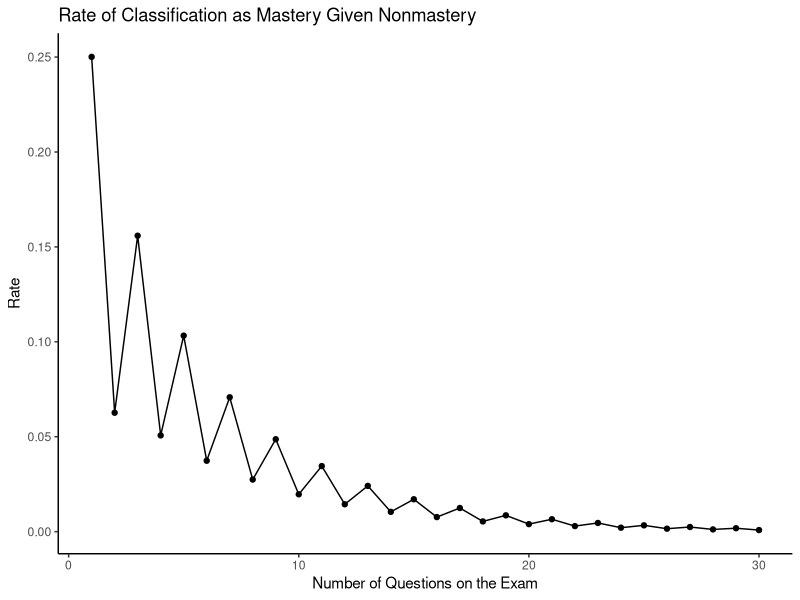
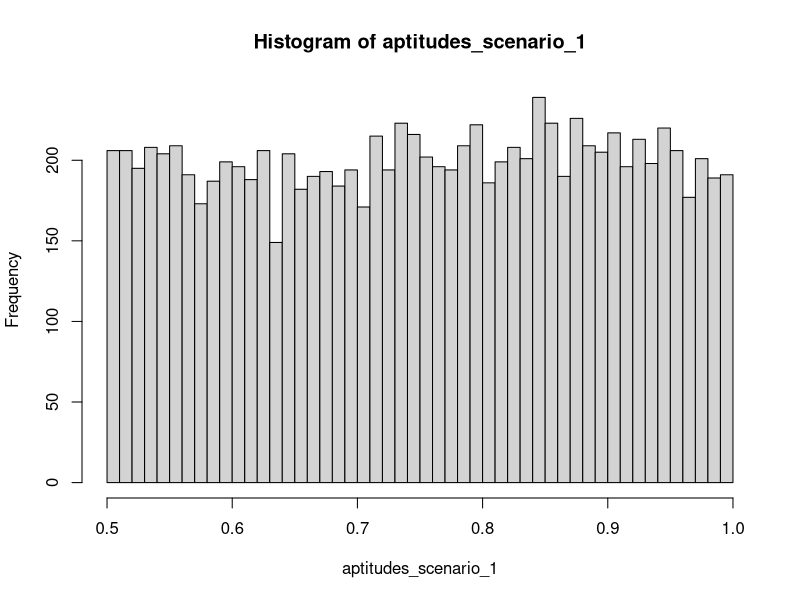
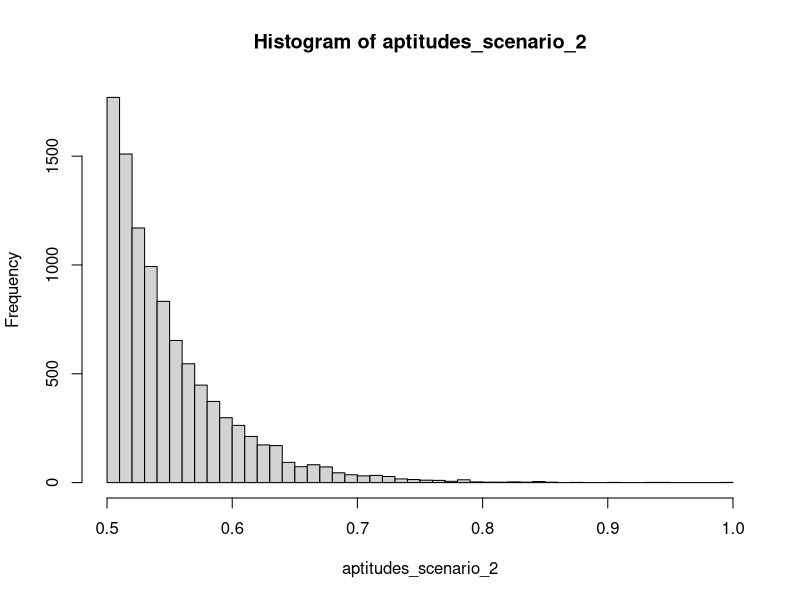
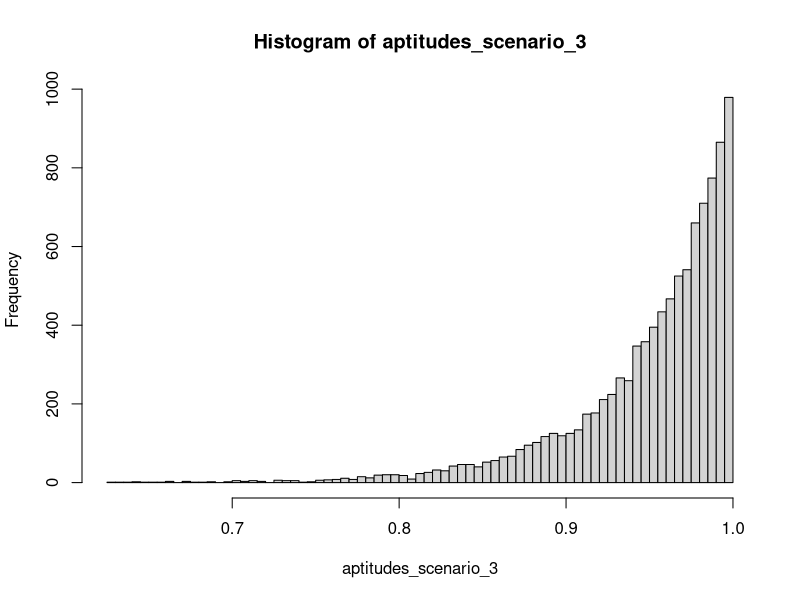
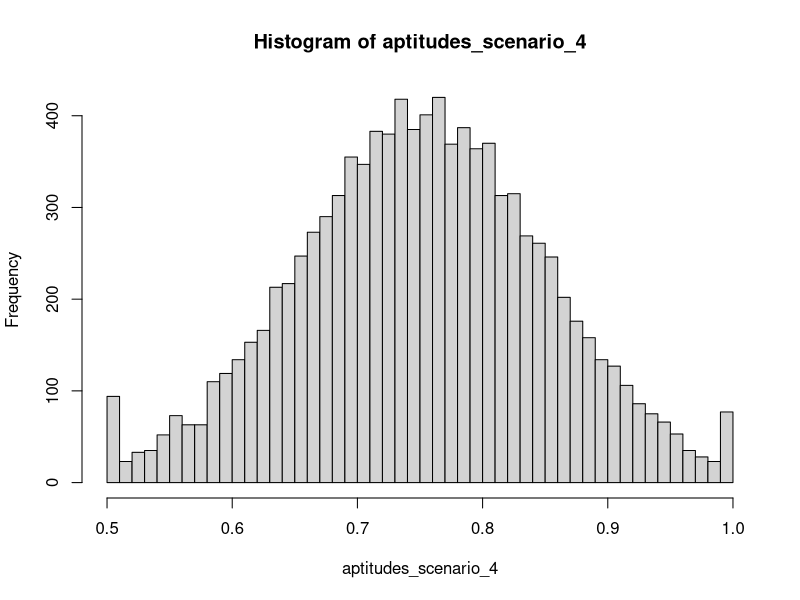
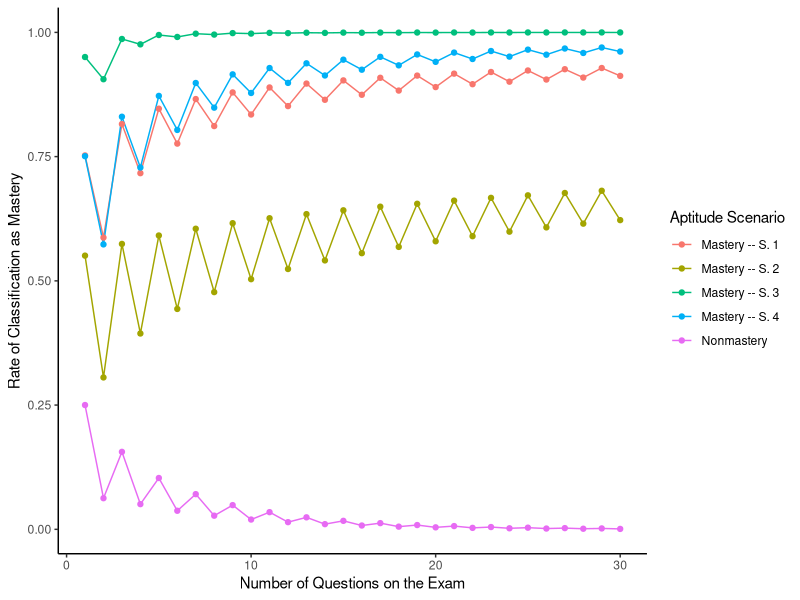
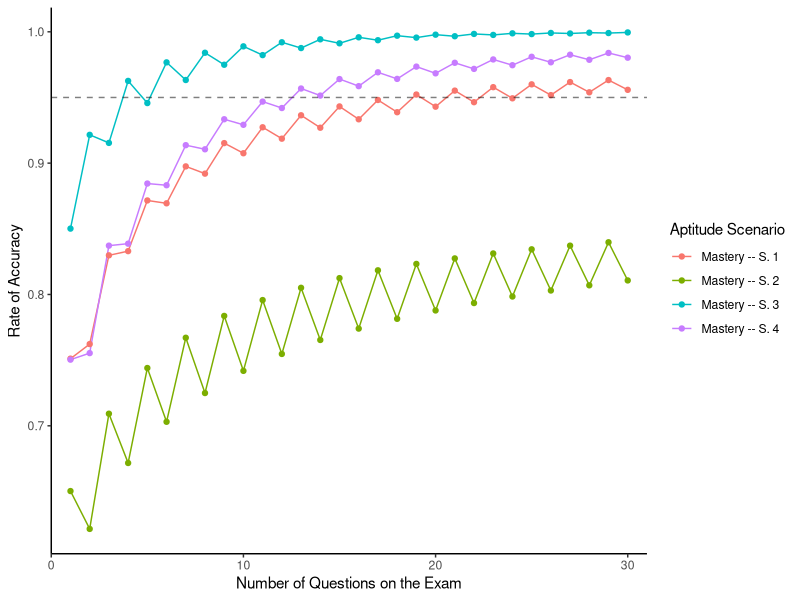

The R script that drew these images, in order:
## ---- chunk 1
accuracy <- function(p_cam_given_mastery, p_cam_given_nonmastery) {
  (1/2)*(1 + p_cam_given_mastery - p_cam_given_nonmastery)
}
## ---- chunk 2
rbinom(n = 10, size = 8, prob = 1/4)
## ---- chunk 3
library(ggplot2)
sims <- data.frame(num_questions = 1:30)
p_cam_given_nm <- function(q_count) sum(rbinom(n = 1e6, size = q_count, prob = 1/4) > (q_count/2))/(1e6)
sims$cam_given_nm_rate <- unlist(Map(p_cam_given_nm, sims$num_questions))
ggplot(data = sims, mapping = aes(x = num_questions, y = cam_given_nm_rate)) +
  geom_line() +
  geom_point() +
  ggtitle("Rate of Classification as Mastery Given Nonmastery") +
  ylab("Rate") +
  xlab("Number of Questions on the Exam") +
  theme_classic()
## ---- chunk 4
truncate_prob <- function(p) {
  too_low <- which(p < .5)
  too_high <- which(p > 1)
  if (length(too_low) > 0) {
    p[too_low] <- .5
  }
  if (length(too_high) > 0) {
    p[too_high] <- 1
  }
  return(p)
}
aptitudes_scenario_1 <- runif(n = 1e4, min = .5, max = 1)
aptitudes_scenario_2 <- truncate_prob(.5 + rexp(1e4)/20)
aptitudes_scenario_3 <- truncate_prob(1 - rexp(1e4)/20)
aptitudes_scenario_4 <- truncate_prob(rnorm(n = 1e4, mean = .75, sd = .1))
hist(aptitudes_scenario_1, breaks = 60)
hist(aptitudes_scenario_2, breaks = 60)
hist(aptitudes_scenario_3, breaks = 60)
hist(aptitudes_scenario_4, breaks = 60)
## ---- chunk 5
p_cam_given_m <- function(q_count, p) {
  sum(rbinom(n = 1e7, size = q_count, prob = p) > (q_count/2))/(1e7)
}
p_cam_given_m_s1 <- function(q_count) p_cam_given_m(q_count, p = aptitudes_scenario_1)
p_cam_given_m_s2 <- function(q_count) p_cam_given_m(q_count, p = aptitudes_scenario_2)
p_cam_given_m_s3 <- function(q_count) p_cam_given_m(q_count, p = aptitudes_scenario_3)
p_cam_given_m_s4 <- function(q_count) p_cam_given_m(q_count, p = aptitudes_scenario_4)
sims$cam_given_m_s1_rate <- Map(p_cam_given_m_s1, q_count = sims$num_questions)
sims$cam_given_m_s2_rate <- Map(p_cam_given_m_s2, q_count = sims$num_questions)
sims$cam_given_m_s3_rate <- Map(p_cam_given_m_s3, q_count = sims$num_questions)
sims$cam_given_m_s4_rate <- Map(p_cam_given_m_s4, q_count = sims$num_questions)
## ---- chunk 6
library(tidyr)
sims_long <- gather(sims, scenario, cam_rate, -num_questions)
sims_long$cam_rate <- unlist(sims_long$cam_rate)
sims_long$label <- ""
sims_long$label[sims_long$scenario == "cam_given_nm_rate"] <- "Nonmastery"
sims_long$label[sims_long$scenario == "cam_given_m_s1_rate"] <- "Mastery -- S. 1"
sims_long$label[sims_long$scenario == "cam_given_m_s2_rate"] <- "Mastery -- S. 2"
sims_long$label[sims_long$scenario == "cam_given_m_s3_rate"] <- "Mastery -- S. 3"
sims_long$label[sims_long$scenario == "cam_given_m_s4_rate"] <- "Mastery -- S. 4"
ggplot(data = sims_long, mapping = aes(x = num_questions, y = cam_rate, color = label)) +
  geom_line() +
  geom_point() +
  ylab("Rate of Classification as Mastery") +
  xlab("Number of Questions on the Exam") +
  guides(color = guide_legend("Aptitude Scenario")) +
  theme_classic()
## ---- chunk 7
accuracy
## ---- chunk 8
result <- cbind(sims_long[sims_long$scenario != "cam_given_nm_rate",], cam_rate_given_nonmastery = sims$cam_given_nm_rate)
result$accuracy <- accuracy(result$cam_rate, result$cam_rate_given_nonmastery)
ggplot(data = result, aes(num_questions, accuracy, color = label)) + 
  geom_line() +
  geom_point() +
  geom_hline(yintercept = .95, alpha = .5, linetype = "dashed") +
  #geom_segment(aes(x = 4, xend = 4, y = .5, yend = .96), alpha = .5, linetype = "dashed") +
  scale_x_continuous(expand = c(0,1)) +
  ylab("Rate of Accuracy") +
  xlab("Number of Questions on the Exam") +
  guides(color = guide_legend("Aptitude Scenario")) +
  theme_classic()
